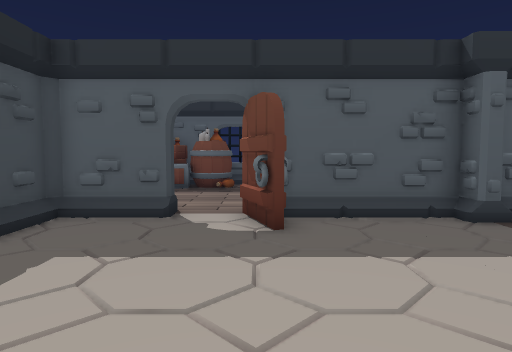
View 1 (above)

23 first-person views from a walk through a scene from a Unity 3-D project. The camera is 1.5 m above the floor, tilts 4° down and sees 75° across. The floor is counted in squares, 1 m on a side. Each view is taken from the middle of a square. On the plan, view 1 faces up. The plan holds only what a view shows up to about 15 squares ahead; the rest is blank. The player is left out. Some animated figures are not drawn.

View 2
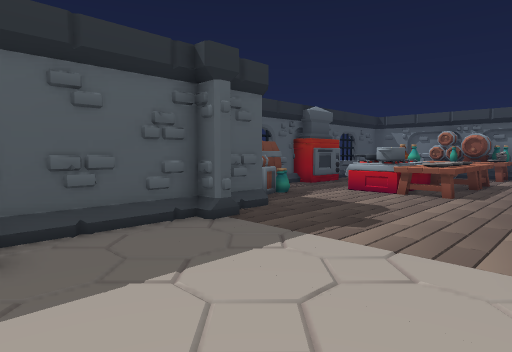

View 3
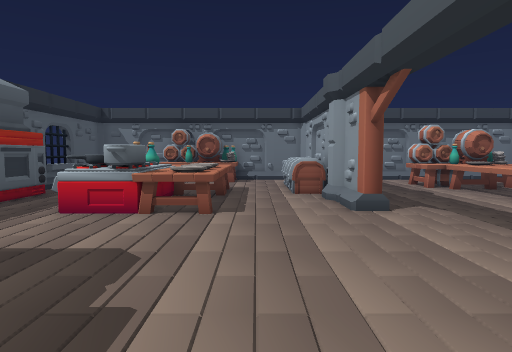

View 4
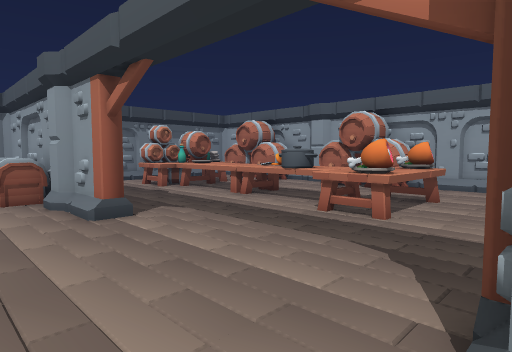

View 5
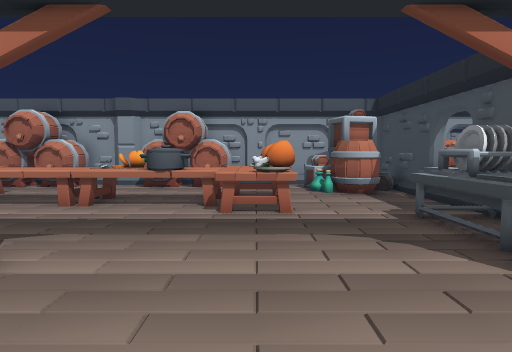

View 6
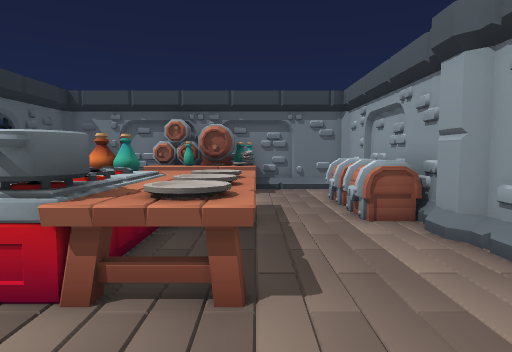

View 7
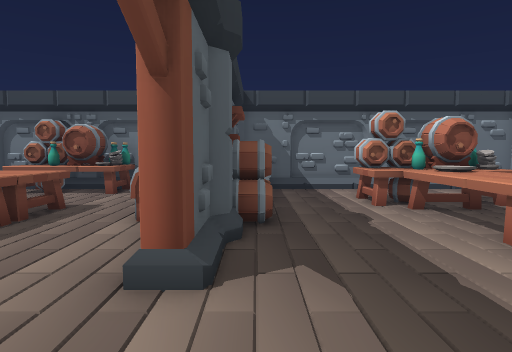

View 8
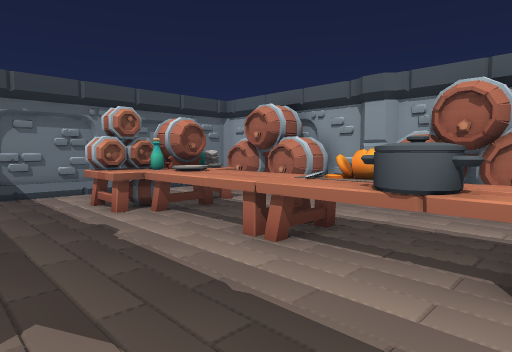

View 9
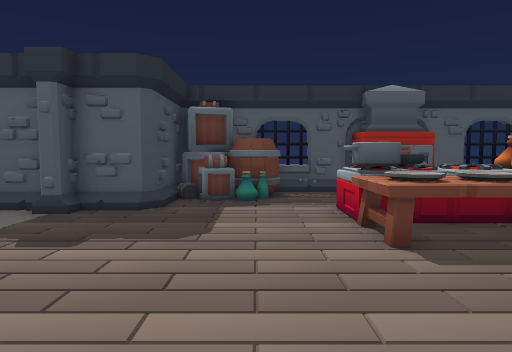

View 10
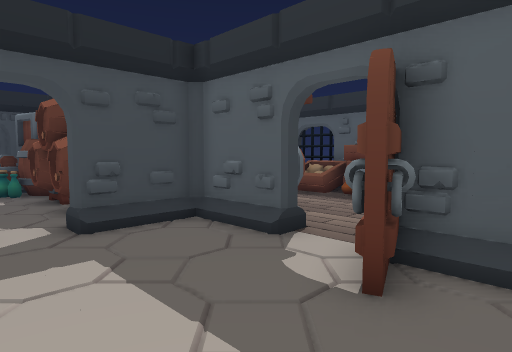

View 11
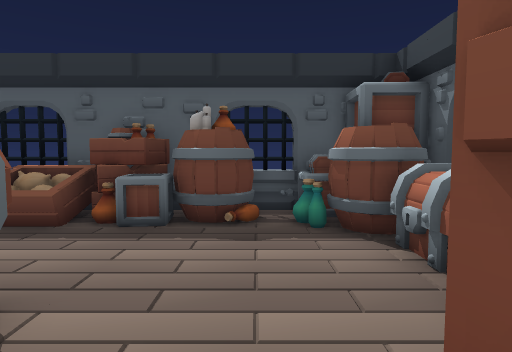

View 12
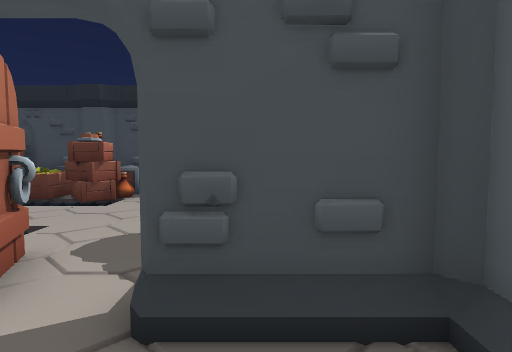

View 13
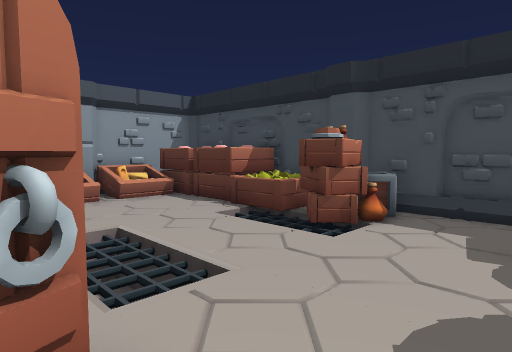

View 14
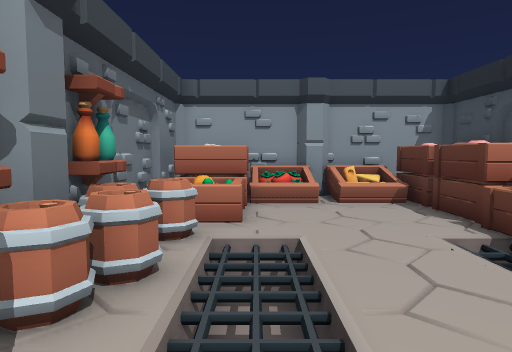

View 15
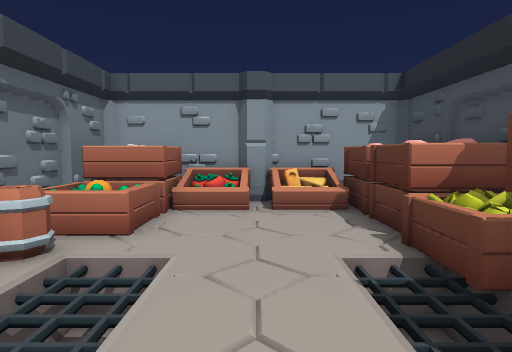

View 16
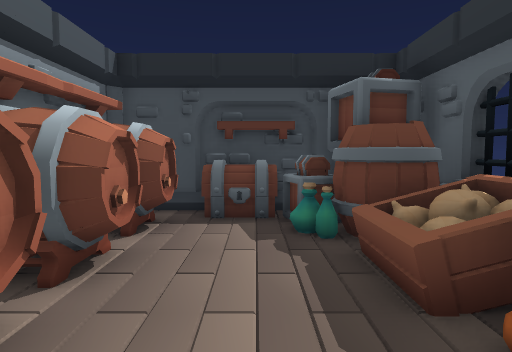

View 17
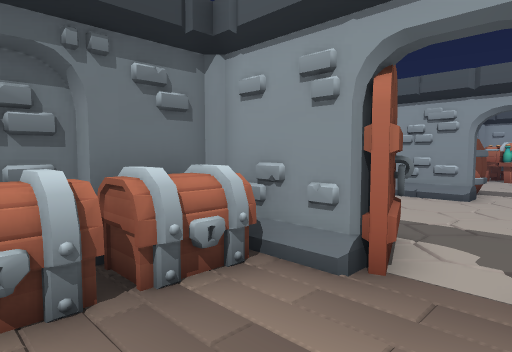

View 18
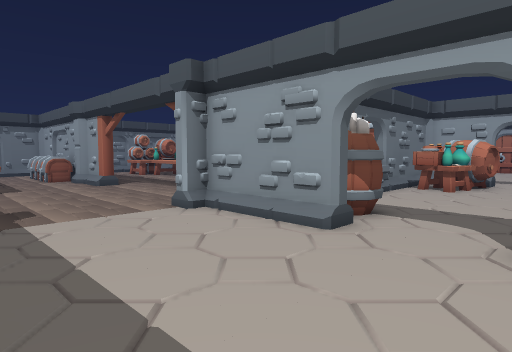

View 19
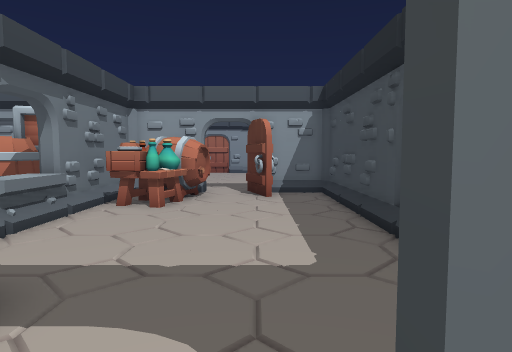

View 20
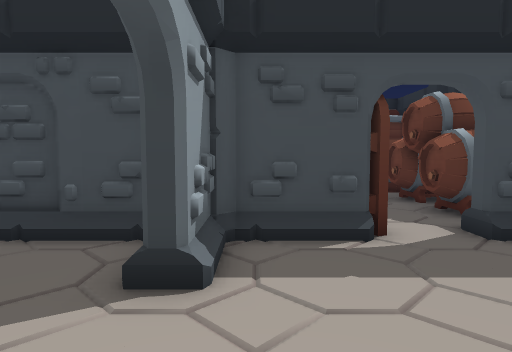

View 21
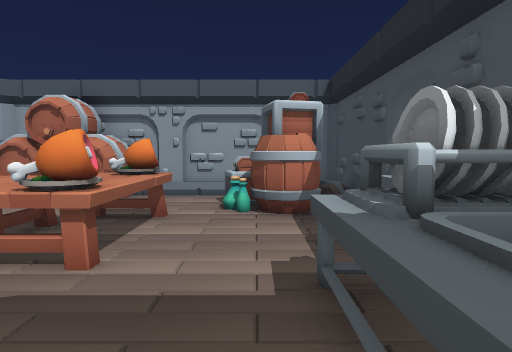

View 22
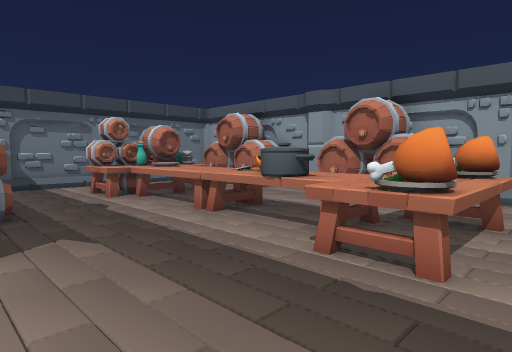

View 23
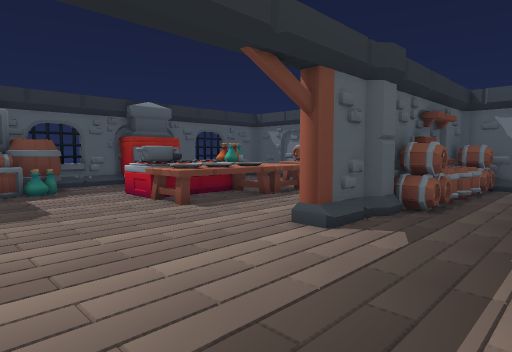

### Floor plan
Key: @ floor where view 1 was taken; # wall or solid block; . floor; ^ raised ledge; v drop or lower ground; O other object.
Columns run from 15 left of view 1 to 23 right of it. Each row starts with its distance up from view 1.
 16       ###########
 15      OOOOOOO OOOOO
 14     #OOOOOOOOOOOOOO
 13     #OOO........O
 12     #OO.........OO    #   ####O ###
 11     #OO.........OO#   #OO O..OOO.     #
 10     #.OOOOOOO...OO#   #OOOO.....      #
  9       OO O OO...OO#   #OOO....        #
  8     O     ####.########....OO OOO   OO#
  7   O OOO   #....##..........OOOOOO   OO#
  6 #OOOOOOOOO#................OOOOOOO  OO#
  5 # OO.OOOO..................OOOOOOO..OO#
  4 #..........................OOOOOOO..OO#
  3 #........##...........................#
  2 #OO......O#....................OO.O...#
  1 OOOO...v.OO.........#.........OOOOOO..#
  0  OOO...vOO###..@#####.......#O###OO####
 -1 OOOO...vOOO.....OO  O..........OOOOOOO#
 -2 #OOO....OOO.....OO OO.................#
 -3 #OO....OOO#......  OO.................#
 -4 # O....OOO#.......#OO..OOO.......OOO..#
 -5   O....OOO#.......#....OOOOOOOOOOOOO..#
 -6  OOOOOOOOO#.......^....OOOOOOOOOOOO   #
 -7  OOOOOOOOO#.......#....OOOOO#OOOOOO   #
 -8   ###O#####.....OO#.OO.OOO.......OOO
 -9      O    #....OOO#OOOO.............
-10           #....OOO#OOOO..OO#OO..OOOO  #
-11           #.##.O  #  O...OO#OOO.OOOO  #
-12           ####.#  ######## #  #O#     #
-13              ...
-14               ..

Positions as (right, up) in squares from view 1, and headings:
1: (0, 0), facing up
2: (0, 1), facing up-right
3: (4, 3), facing right
4: (5, 3), facing down-right
5: (9, 4), facing down
6: (9, 4), facing right
7: (9, -1), facing right
8: (10, -1), facing down-right
9: (10, -1), facing up
10: (2, 3), facing up-left
11: (-1, 7), facing up
12: (-2, 6), facing left
13: (-6, 5), facing down-left
14: (-8, 4), facing down
15: (-10, 3), facing down
16: (-2, 12), facing left
17: (-2, 12), facing down-right
18: (-3, 6), facing down-right
19: (-2, 1), facing down
20: (1, 1), facing left
21: (6, 0), facing down
22: (7, 0), facing down-right
23: (7, -4), facing up-right
